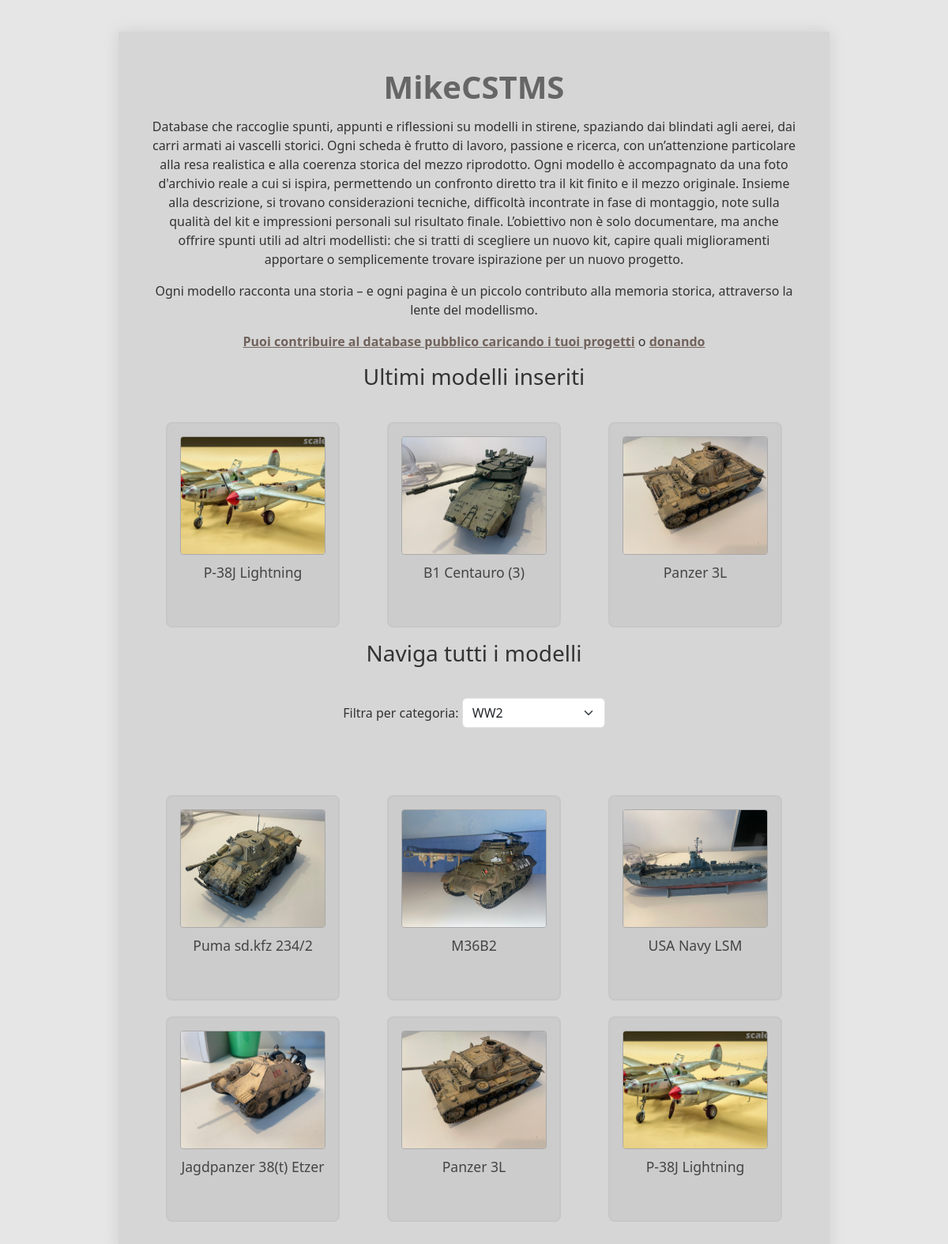
/index.php?categoria=4, run on the app's committed database.
### tables this page shows
CREATE TABLE `modello` (
  `id` int(100) NOT NULL,
  `nome` varchar(30) NOT NULL DEFAULT 'Michele Carrer' COMMENT 'nome veicolo',
  `dati` varchar(50) NOT NULL COMMENT 'produttore e scala',
  `descrizione` varchar(2000) NOT NULL,
  `immagine1` varchar(100) NOT NULL COMMENT 'immagine modello',
  `immagine2` varchar(100) NOT NULL COMMENT 'immagine vera',
  `user` varchar(15) NOT NULL COMMENT 'aggiunto da:'
);

### index.php (the view, shortened to what this page needs)
<!DOCTYPE html>
<html class="main" data-bs-theme="light">
<head>
    <link href="https://cdn.jsdelivr.net/npm/bootstrap@5.3.3/dist/css/bootstrap.min.css" rel="stylesheet">
    <link rel="stylesheet" href="style.css">
    <link rel="stylesheet" href="blocco.css">
</head>
<body>
    <div class="container">
        <p class="titolo">MikeCSTMS</p>
        <p class="sottotitolo">Database che raccoglie spunti, appunti e riflessioni su modelli in stirene, spaziando dai blindati agli aerei, dai carri armati ai vascelli storici. Ogni scheda è frutto di lavoro, passione e ricerca, con un’attenzione particolare alla resa realistica e alla coerenza storica del mezzo riprodotto. Ogni modello è accompagnato da una foto d'archivio reale a cui si ispira, permettendo un confronto diretto tra il kit finito e il mezzo originale. Insieme alla descrizione, si trovano considerazioni tecniche, difficoltà incontrate in fase di montaggio, note sulla qualità del kit e impressioni personali sul risultato finale. L’obiettivo non è solo documentare, ma anche offrire spunti utili ad altri modellisti: che si tratti di scegliere un nuovo kit, capire quali miglioramenti apportare o semplicemente trovare ispirazione per un nuovo progetto.</p>
        <p class="sottotitolo">Ogni modello racconta una storia – e ogni pagina è un piccolo contributo alla memoria storica, attraverso la lente del modellismo.</p>
        <p class="sottotitolo"><a href='inserimento.php'>Puoi contribuire al database pubblico caricando i tuoi progetti</a> o <a href='https://www.paypal.com/paypalme/m1ki2309'>donando</a></p>
<?php
    $db_host = "localhost";
    $db_user = "root";
    $db_password = "root";
    $db_name = "modellismo";
    $myconn = new mysqli($db_host, $db_user, $db_password, $db_name);
?>
        <h3 class="sottotitolo">Ultimi modelli inseriti</h3>
        <div class="card-container">
<?php
    $mia_query = "SELECT id, nome, immagine1 FROM modello ORDER BY id DESC LIMIT 3";
    $result = $myconn->query($mia_query);
    if ($result && $result->num_rows > 0) {
        while ($resrow = $result->fetch_row()) {
            $id = $resrow[0];
            $nome = $resrow[1];
            $foto = $resrow[2];
            echo '<div class="card">';
            echo "<a href='modello.php?id=$id'>";
            echo "<img src='assets/$foto' alt='$nome'>";
            echo "<h3>$nome</h3>";
            echo "</a>";
            echo "</div>";
        }
    } else {
        echo "<p>Nessun modello trovato.</p>";
    }
?>
        </div>
                <h3 class="sottotitolo">Naviga tutti i modelli</h3>
        <div class="card-container">
<?php
    $myconn = new mysqli($db_host, $db_user, $db_password, $db_name);
    $categorie = [];
    $res = $myconn->query("SELECT id, nome FROM categoria");
    while ($row = $res->fetch_assoc()) {
        $categorie[] = $row;
    }
    $categoria_scelta = isset($_GET['categoria']) ? intval($_GET['categoria']) : 0;
    echo '<form method="GET" action="index.php" class="mb-4">';
    echo '<label for="categoria" class="form-label">Filtra per categoria:</label> ';
    echo '<select name="categoria" id="categoria" class="form-select w-auto d-inline" onchange="this.form.submit()">';
    foreach ($categorie as $cat) {
        $selected = ($cat['id'] == $categoria_scelta) ? 'selected' : '';
        echo "<option value=\"{$cat['id']}\" $selected>{$cat['nome']}</option>";
    }
    echo '</select>';
    echo '</form>';
    if ($categoria_scelta > 0) {
        $mia_query = "SELECT m.id, m.nome, m.immagine1
                      FROM modello m
                      JOIN catalogo c ON m.id = c.id_modello
                      WHERE c.id_categoria = $categoria_scelta";
    } else {
        $mia_query = "SELECT id, nome, immagine1 FROM modello";
    }
    $result = $myconn->query($mia_query);
    if ($result && $result->num_rows > 0) {
        echo '<div class="card-container">';
        while ($resrow = $result->fetch_row()) {
            $id = $resrow[0];
            $nome = $resrow[1];
            $foto = $resrow[2];
            echo '<div class="card">';
            echo "<a href='modello.php?id=$id'>";
            echo "<img src='assets/$foto' alt='$nome'>";
            echo "<h3>$nome</h3>";
            echo "</a>";
            echo "</div>";
        }
        echo '</div>';
    } else {
        echo "<p>Nessun modello trovato per questa categoria.</p>";
    }
?>
        </div>
    </div>
</body>
</html>

### style.css (style rules this page uses)
* { box-sizing: border-box; margin: 0; padding: 0; }
body { font-family: 'Segoe UI', sans-serif; background-color: #e6e6e6; color: #333; min-height: 100vh; }
.container { max-width: 900px; margin: 40px auto; padding: 40px; background-color: #d6d6d6; box-shadow: 0 0 20px rgba(0, 0, 0, 0.1); }
.titolo { font-size: 2.5rem; margin-bottom: 0.2em; font-weight: bold; color: #666; text-align: center; }
.sottotitolo { text-align: center; }
.sottotitolo a { text-align: center; color: #71625C; font-weight: 600; }

### blocco.css (style rules this page uses)
.card-container { display: flex; flex-wrap: wrap; justify-content: center; align-items: center; gap: 20px; margin-top: 40px; width: 100%; min-height: 240px; }
.card-container > .card { margin-left: auto; margin-right: auto; }
.card { background-color: #ccc; border: 2px solid #c7c7c7; border-radius: 8px; width: 220px; height: 260px; padding: 16px; text-align: center; transition: transform 0.2s ease; display: flex; flex-direction: column; justify-content: flex-start; align-items: center; box-sizing: border-box; }
.card img { width: 100%; height: 150px; object-fit: cover; border-radius: 4px; border: 1px solid #aaa; margin-bottom: 12px; }
.card h3 { font-size: 1.1rem; color: #444; margin-bottom: 0.5em; }
.card a { text-decoration: none; }

### data on the page
modello: immagine1 (picture), nome "P-38J Lightning"
modello: immagine1 (picture), nome "B1 Centauro (3)"
modello: immagine1 (picture), nome "Panzer 3L"
modello: immagine1+nome (picture), nome "Puma sd.kfz 234/2"
modello: immagine1 (picture), nome "M36B2"
modello: immagine1 (picture), nome "USA Navy LSM"
modello: immagine1 (picture), nome "Jagdpanzer 38(t) Etzer"

### other printed values
form field categoria "WW2"
